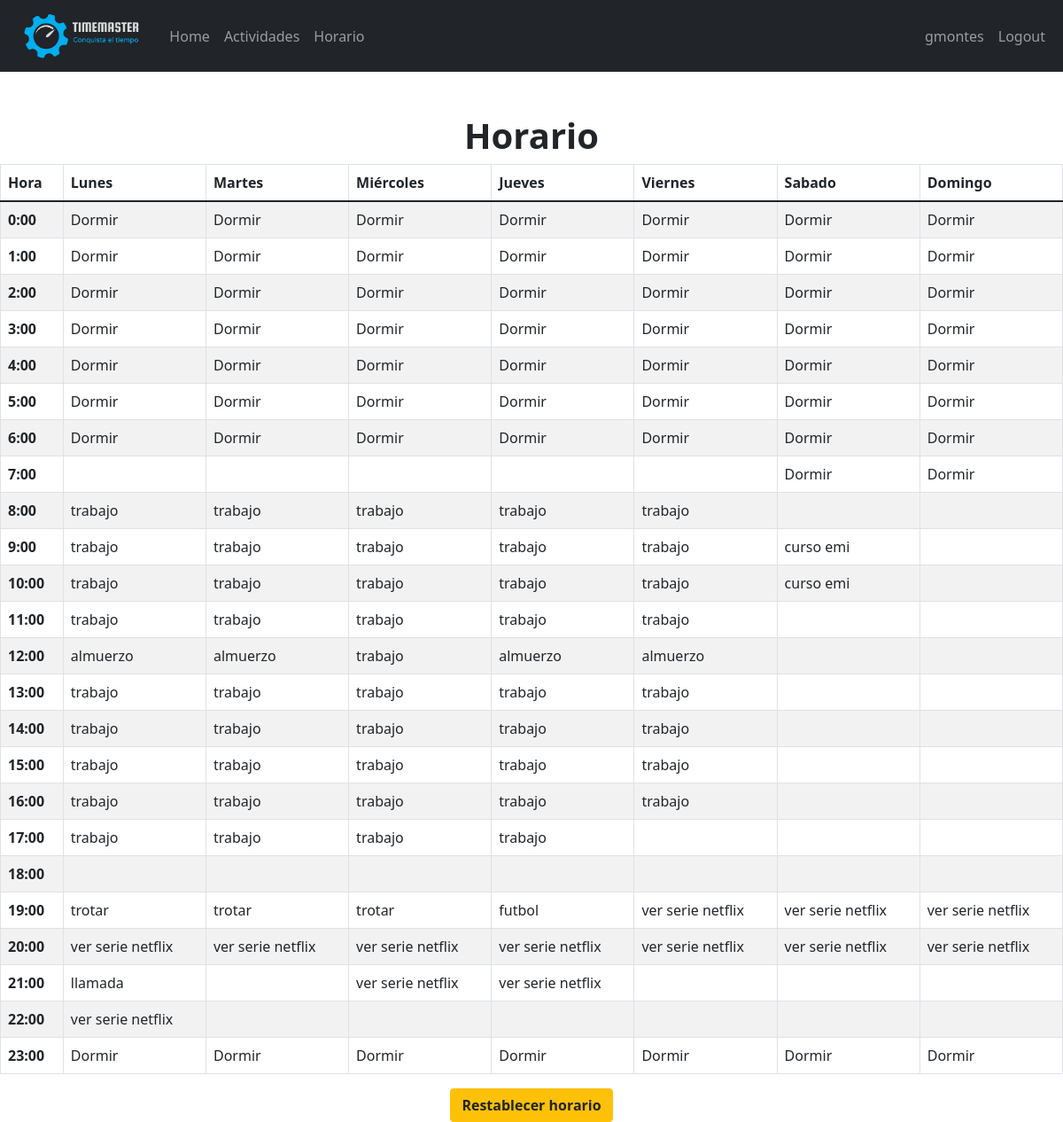
The app's page /horario/horario_final (signed in) with its own data.
### horario/models.py (models this page shows)
class Event(models.Model):
    user_id = models.ForeignKey(User, on_delete=models.CASCADE)
    priority = models.IntegerField(choices = [(i,i) for i in range(1,11)])
    name = models.CharField(max_length=30)
    event_type = models.CharField(max_length=50,default="actividad_fija") #Choices: actividad_fija, no fija y horario suenio.
    constraints = models.JSONField(default = dict)

### horario/views.py (the view, shortened to what this page needs)
# urls.py: path('horario_final',views.horario_final, name = 'horario_final'),
@login_required(login_url = "user_login")
def horario_final(request):
    usuario = User.objects.get(pk=request.user.pk)
    "Si el horario existe:"
    try:
        horario_creado = Schedule.objects.get(user_id = usuario)
        "Si existe y se desea crear otro horario(Se eliminan los registros anteriores de posición y luego se ejecuta el algoritmo de creación de horario)"
        "Si el horario ya existe y el usuario no desea crearlo nuevamente"
        if horario_creado.create_new_schedule == False:
            actividades = Event.objects.filter(user_id = usuario)
            horario_final = registrar_posiciones(actividades)
            horario_final = list(zip(*horario_final))
            return render(request,"horario_final.html",{"horario":horario_final})
        "Si el horario no existe:"
    except Schedule.DoesNotExist:
        actividades_fijas = Event.objects.filter(user_id = request.user.pk)
        actividades_fijas = actividades_fijas.filter(event_type = "actividad_fija")
        fixed_schedule = registrar_posiciones(actividades_fijas)
        actividades_no_fijas = Event.objects.filter(user_id = request.user.pk)
        actividades_no_fijas = actividades_no_fijas.filter(event_type = "actividad_no_fija")
        suenio = Event.objects.filter(user_id = request.user.pk)
        suenio = suenio.filter(event_type = "suenio")
        no_fijas_adapt = generate_schedule(fixed_schedule, actividades_no_fijas)
        for par_evento_pos in no_fijas_adapt:
            evento = par_evento_pos[0]
            day = par_evento_pos[1][0]
            hour = par_evento_pos[1][1]
            posicion_actividad_no_fija = Position(event_id = evento,user_id = usuario,day=day,hour = hour,activity_name=evento.name)
            posicion_actividad_no_fija.save()
        actividades = Event.objects.filter(user_id = usuario)
        horario_no_suenio = registrar_posiciones(actividades)
        suenios_posiciones = insertar_suenio(horario_no_suenio, suenio)
        for par_evento_pos in suenios_posiciones:
            evento = par_evento_pos[0]
            day = par_evento_pos[1][0]
            hour = par_evento_pos[1][1]
            posicion_suenio = Position(event_id = evento,user_id = usuario,day=day,hour = hour,activity_name=evento.name)
            posicion_suenio.save()
        actividades = Event.objects.filter(user_id = usuario)
        horario_final = registrar_posiciones(actividades)
        horario_final = list(zip(*horario_final))
        nuevo_horario = Schedule(user_id = usuario, create_new_schedule = False)
        nuevo_horario.save()
        return render(request,"horario_final.html", {"horario":horario_final})

### horario/helpers.py (called while the page is built)
def registrar_posiciones(actividades):
    schedule = [[ None for period in range(24)] for day in range(7)]
    for actividad_fija in actividades:
        posiciones = Position.objects.filter(event_id = actividad_fija.pk)
        for pos in posiciones:
            dia = pos.day
            hora = pos.hour
            schedule[dia][hora] = actividad_fija
    return schedule

### horario/templates/horario_final.html
{% extends 'main/main.html' %}
{% load static %}
{% block content %}
    <div class="container text-dark fw-bold text-center mt-5">
        <h1 class="fw-bold">Horario</h1>
    </div>
    <div class="table-responsive">
        <table class="table table-striped table-bordered align-middle">
            <thead class="thead-light fw-bold">
                <th scope="col">Hora</th>
                <th scope="col">Lunes</td>
                <td scope="col">Martes</td>
                <td scope="col">Miércoles</td>
                <td scope="col">Jueves</td>
                <td scope="col">Viernes</td>
                <td scope="col">Sabado</td>
                <td scope="col">Domingo</td>
            </thead>
            {% for hour in horario %}
                <tr>
                    {% with hour_counter=forloop.counter0 %}
                        <th  class="fw-bold" scope="row">{{ hour_counter }}:00</th>
                    {% endwith %}
                {% for event in hour %}
                    {% if event.name is null %}
                        <td class="bg-light-gray"></td>
                    {% else %}
                        <td> {{ event.name }} </td>
                    {% endif %}
                {% endfor %}
                </tr>
            {% endfor %}
    </table>
</div>
<div class="container text-center">
    <a class="btn btn-warning text-dark fw-bold" href="{% url 'restablecer_horario' %}">Restablecer horario</a>
</div>
{% endblock content %}

### horario/templates/main/main.html (shortened to what this page needs)
{% load static %}
<!DOCTYPE html>
<html lang="en">
<head>
    <link rel="stylesheet" href="{% static 'css/bootstrap.min.css' %}">
</head>
<body>
    <nav class="navbar navbar-expand-lg navbar-dark bg-dark container-fluid">
        <a class="navbar-brand" href="{% url 'horario' %}">
            <img  height="55" src="{% static 'imagenes/TIMEMASTER LOGO FINAL.png' %}" alt="Logo">
        </a>
        <ul class="navbar-nav me-auto">
            <li class="nav-item"><a class="nav-link" href="{% url 'horario' %}">Home</a></li>
            <li class="nav-item"><a class="nav-link" href="{% url 'suenio' %}">Actividades</a></li>
            <li class="nav-item"><a class="nav-link" href="{% url 'horario_final' %}">Horario</a></li>
        </ul>
        <ul class="navbar-nav">
            <li class="nav-item"><a class="nav-link" href="">{{request.user.username}}</a></li>
            {% if request.user.is_authenticated %}
            <li class="nav-item"><a class="nav-link" href="{% url 'user_logout' %}">Logout</a></li>
            {% else %}
            <li class="nav-item"><a class="nav-link" href="{% url 'user_login' %}">Login</a></li>
            <li class="nav-item"><a class="nav-link"href="{% url 'user_register' %}">Register</a></li>
            {% endif %}
        </ul>
    </nav>
    {% block content %}
    {% endblock %}
</body>
</html>

### records on screen
Event: hour_counter "0", name "Dormir", hour_counter "1", hour_counter "2", hour_counter "3", hour_counter "4", hour_counter "5", user_id "6", hour_counter "7", hour_counter "23"
Event: hour_counter "8", name "trabajo", hour_counter "9", priority "10", hour_counter "11", hour_counter "13", hour_counter "14", hour_counter "15", hour_counter "16", hour_counter "17"
Event: name "trabajo"
Event: name "trabajo"
Event: name "trabajo"
Event: name "trabajo"
Event: name "curso emi"
Event: hour_counter "12", name "almuerzo"
Event: name "almuerzo"
Event: name "trabajo"
Event: name "almuerzo"
Event: name "almuerzo"
Event: hour_counter "19", name "trotar"
Event: name "futbol"
Event: name "ver serie netflix", hour_counter "20", hour_counter "22"
Event: hour_counter "21", name "llamada"

### other values on screen
{{ request.user.username }} "gmontes"
{{ hour_counter }} "18"
